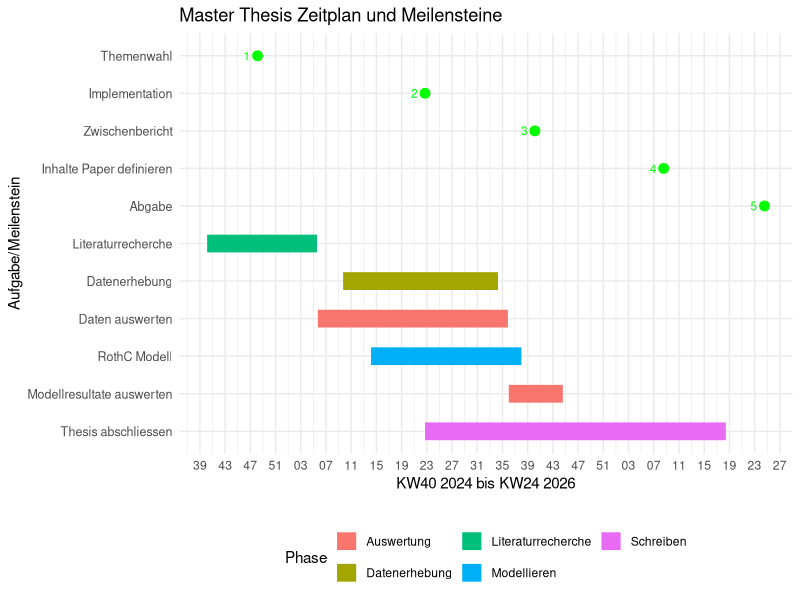

Here is the R script that generated this plot:
## ---- chunk 1
library(ggplot2)
library(dplyr)
library(readr)
## ---- chunk 2

tasks <- read_delim(file = "gantt_tasks.csv", delim = ",", col_names = TRUE)
tasks$Start <- as.Date(tasks$Start, format = "%d.%m.%Y")
tasks$End <- as.Date(tasks$End, format = "%d.%m.%Y")
  

# Convert Task to a factor in reverse order for consistent plotting order
tasks$Task <- factor(tasks$Task, levels = rev(tasks$Task))

# Load and prepare the milestones data
milestones <- read_delim("gantt_milestones.csv", delim = ";", col_types = cols(.default = "c")) %>%
  mutate(
    Date = as.Date(Date, format = "%d.%m.%Y")
)

# Convert Milestone to a factor in reverse order for consistent plotting order
milestones$Milestone <- factor(milestones$Milestone, levels = rev(milestones$Milestone))

## ---- chunk 3
ggplot() +
  # Gantt bars for tasks
  geom_segment(data = tasks, aes(x = Start, xend = End, y = Task, yend = Task, color = Group), linewidth = 6) +
  # Milestone points
  geom_point(data = milestones, aes(x = Date, y = Milestone), color = "green", size = 3) +
  # Labels for milestones
  geom_text(data = milestones, aes(x = Date, y = Milestone, label = Nr), 
            hjust = 2, color = "green", size = 3) +
  # Plot labels and theme settings
  labs(title = "Master Thesis Zeitplan und Meilensteine", x = "KW40 2024 bis KW24 2026", y = "Aufgabe/Meilenstein") +
  scale_x_date(date_breaks = "4 weeks", date_labels = "%V") +
  theme_minimal() +
  theme(
    axis.text.y = element_text(size = 9), 
    legend.position = "bottom",       # Place legend at the bottom
    legend.box.margin = margin(t = 10) # Add space between plot and legend
  ) +
  guides(color = guide_legend(title = "Phase", nrow = 2)) # Arrange legend in 2 rows



